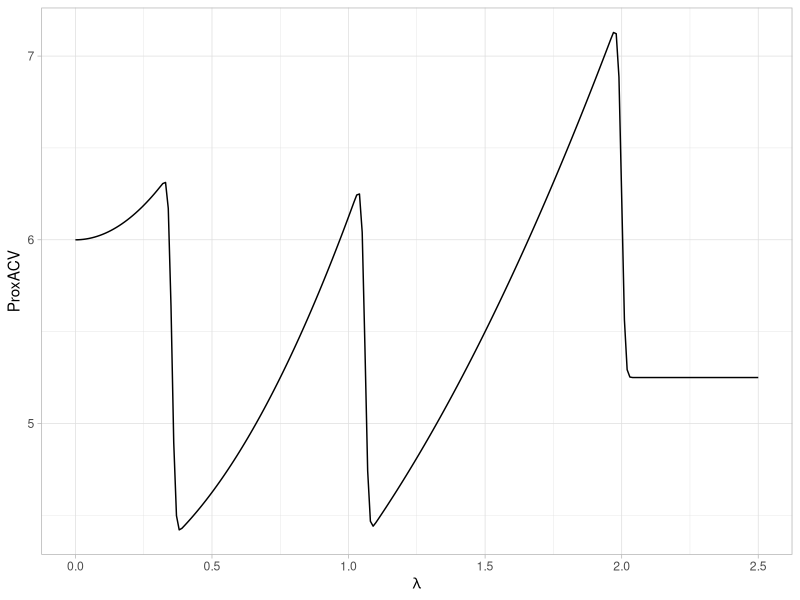
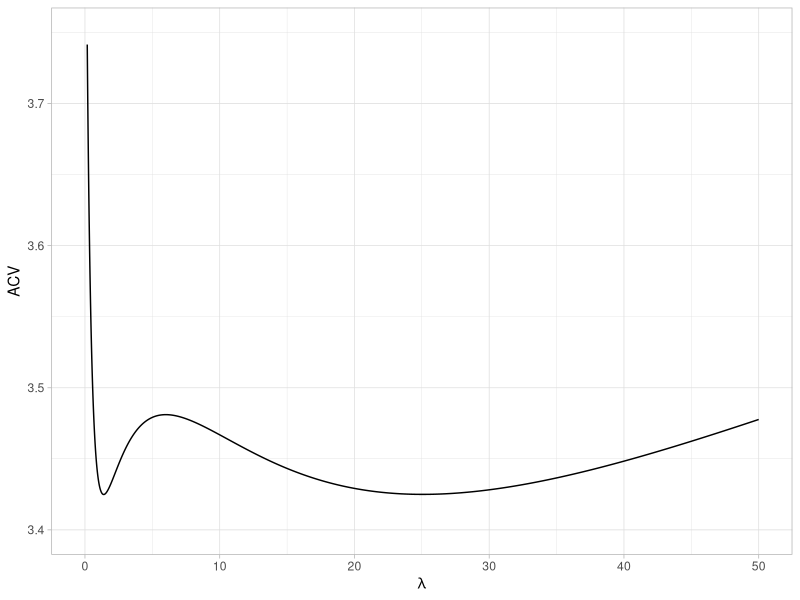
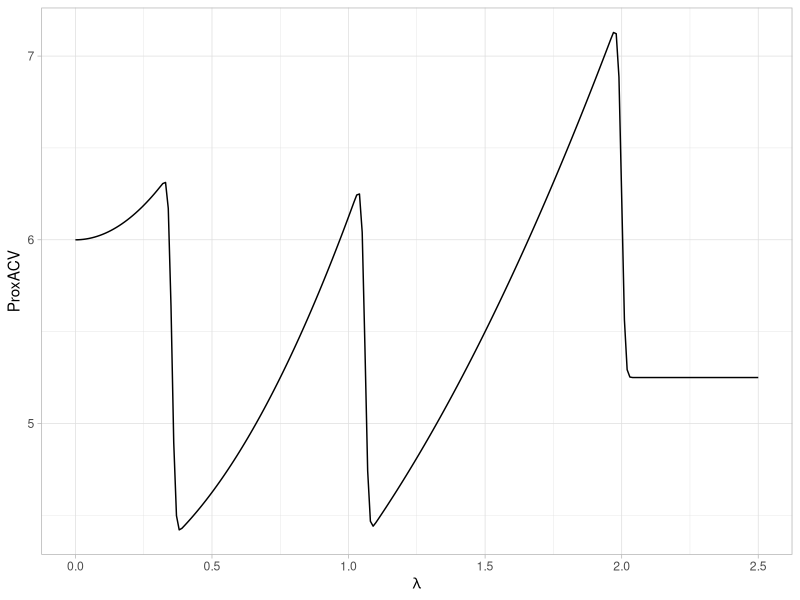
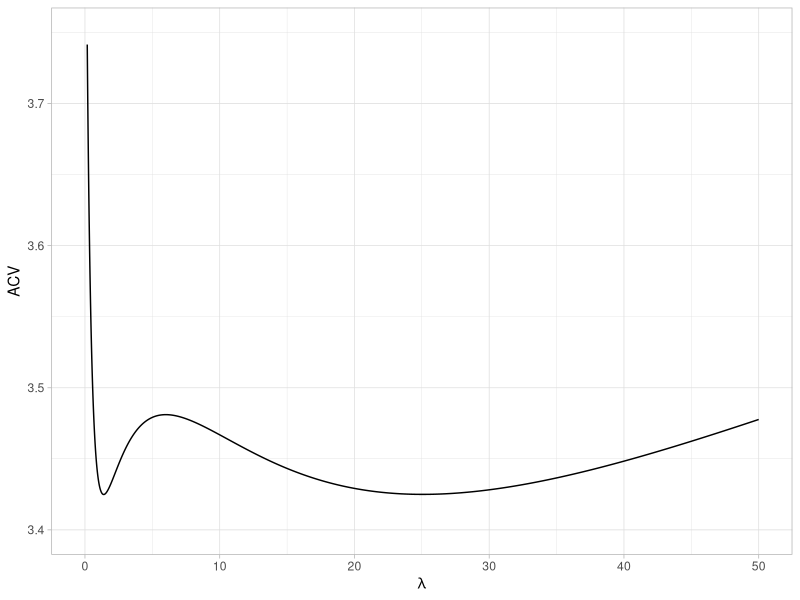

Generate these figures, in order, with R:
library(tidyverse)
library(matrixStats)

set.seed(98765)
n=10000
k=3
epsilon=rnorm(n*k) %>% 
        matrix(k,n)
epsilon=sqrt(n)*(epsilon-rowMeans(epsilon))/rowSds(epsilon)
loo_mean_epsilon=-epsilon/n


cv_ridge <- function(lambda, loo_means_x, x, a) {
    kappa = a/ (a + lambda)
    loo_beta = kappa*loo_means_x
    
    return(mean((loo_beta-x)^2)-n+1)
}

cv_lasso <- function(lambda, loo_means_x, x) {
    loo_beta = pmin(pmax(loo_means_x-lambda, 0), loo_means_x+lambda)
    
    return(mean((loo_beta-x)^2)-n+1)
}

#######################

lambda_grid = seq(0, 2.5, .01)

xbar=c(sqrt(1/8), sqrt(9/8), 2)
loo_means_x = xbar + loo_mean_epsilon
x=xbar + epsilon

example_lasso= function(lambda) {
    cv_lasso(lambda, loo_means_x[1,], x[1,]) +
    cv_lasso(lambda, loo_means_x[2,], x[2,]) +
    cv_lasso(lambda, loo_means_x[3,], x[3,])
}
    
    
tibble(lambda=lambda_grid,
       lasso = map_dbl(lambda, example_lasso)) %>% 
    ggplot(aes(x = lambda, y = lasso)) +
    geom_line() +
    labs(
        x = expression(lambda),
        y = expression(ProxACV)
    ) +
    theme_light() 


ggsave("../Figures/multimodal_CV_lasso_small.pdf", width =2, height=1.5)


#######################

lambda_grid = seq(0, 50, .01)


xbar=c(1.3893, 1.5)
loo_means_x = xbar + loo_mean_epsilon[1:2,]
x=xbar + epsilon[1:2,]


example_ridge= function(lambda) {
    cv_ridge(lambda, loo_means_x[1,], x[1,], 1) +
    cv_ridge(lambda, loo_means_x[2,], x[2,], 40)
}


tibble(lambda=lambda_grid,
       ridge = map_dbl(lambda, example_ridge)) %>% 
    ggplot(aes(x = lambda, y = ridge)) +
    geom_line() +
    ylim(3.4,3.75) +
    labs(
        x = expression(lambda),
        y = expression(ACV)
    ) +
    theme_light() 


ggsave("../Figures/multimodal_CV_ridge_small.pdf", width =2, height=1.5)


